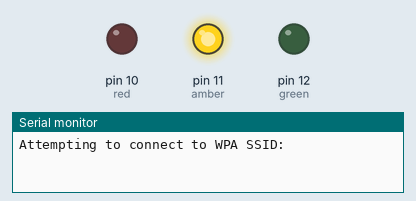
Simulated run of this sketch. Board: Arduino Mega 2560, built for the host (arithmetic inside an expression is 32-bit, double 64-bit). Parts: output pins drawn as LEDs (lit = HIGH), the last lines printed to the serial monitor. WiFi joins after 1.5 s; servers stay silent unless stated; uploads are accepted with an empty reply; not simulated (calls return 0 or success): Secrets.h.

Above: at 0.1 s.
At 1.6 s:
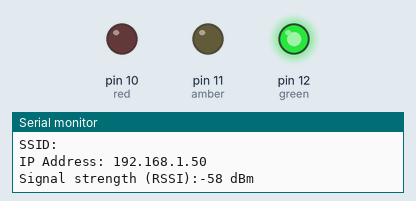
Timing chart, 0 to 3.1 s (numbered marks = the images above):
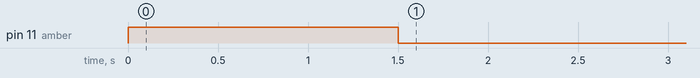

The sketch:

talkToCondourama.ino
```cpp
/*
 WiFiEsp example: WebClientRepeating

 This sketch connects to a web server and makes an HTTP request
 using an Arduino ESP8266 module.
 It repeats the HTTP call each 10 seconds.

 For more details see: http://yaab-arduino.blogspot.com/p/wifiesp.html
*/

#include "WiFiEsp.h"
#include "Secrets.h"
// Emulate Serial1 on pins 6/7 if not present
#ifndef HAVE_HWSERIAL1
#include "SoftwareSerial.h"
SoftwareSerial Serial1(2, 3); // RX, TX
#endif

int green = 12;
int amber = 11;
int red = 10;
int colors[] = {green, red, amber};
char ssid[] = SECRET_SSID;          // your network SSID (name)
char pass[] = SECRET_PASS;        // your network password
int status = WL_IDLE_STATUS;     // the Wifi radio's status

char server[] = "condourama.com";

unsigned long lastConnectionTime = 0;         // last time you connected to the server, in milliseconds
const unsigned long postingInterval = 10000L; // delay between updates, in milliseconds

// Initialize the Ethernet client object
WiFiEspClient client;

void setLED(int color) {
  for(int i = 0; i < sizeof(colors)/sizeof(colors[0]); i++) {

      digitalWrite(colors[i], colors[i] == color ? HIGH : LOW);

  }
}

void setup()
{

  // initialize serial for debugging
  Serial.begin(115200);
  // initialize serial for ESP module
  Serial1.begin(9600);

   pinMode (green, OUTPUT);
   pinMode (amber, OUTPUT);
   pinMode (red, OUTPUT);
  setLED(amber);
  // initialize ESP module
  WiFi.init(&Serial1);

  // check for the presence of the shield
  if (WiFi.status() == WL_NO_SHIELD) {
    Serial.println("WiFi shield not present");
    // don't continue
    while (true);
  }

  // attempt to connect to WiFi network
  while ( status != WL_CONNECTED) {
    Serial.print("Attempting to connect to WPA SSID: ");
    Serial.println(ssid);
    // Connect to WPA/WPA2 network
    status = WiFi.begin(ssid, pass);
    setLED(amber);
  }
  setLED(green);
  Serial.println("You're connected to the network");

  printWifiStatus();
}

void loop()
{
  // if there's incoming data from the net connection send it out the serial port
  // this is for debugging purposes only
  while (client.available()) {
    char c = client.read();
    Serial.write(c);
  }

  // if 10 seconds have passed since your last connection,
  // then connect again and send data
  if (millis() - lastConnectionTime > postingInterval) {
    httpRequest();
  }
}

// this method makes a HTTP connection to the server
void httpRequest()
{
  Serial.println();

  // close any connection before send a new request
  // this will free the socket on the WiFi shield
  client.stop();

  // if there's a successful connection
  if (client.connect(server, 80)) {
    Serial.println("Connecting...");

    // send the HTTP PUT request
    client.println(F("GET / HTTP/1.1"));
    client.println(F("Host: arduino.cc"));
    client.println("Connection: close");
    client.println();

    // note the time that the connection was made
    lastConnectionTime = millis();
    setLED(green);
  }
  else {
    setLED(red);
    // if you couldn't make a connection
    Serial.println("Connection failed");
  }
}


void printWifiStatus()
{
  // print the SSID of the network you're attached to
  Serial.print("SSID: ");
  Serial.println(WiFi.SSID());

  // print your WiFi shield's IP address
  IPAddress ip = WiFi.localIP();
  Serial.print("IP Address: ");
  Serial.println(ip);

  // print the received signal strength
  long rssi = WiFi.RSSI();
  Serial.print("Signal strength (RSSI):");
  Serial.print(rssi);
  Serial.println(" dBm");
}
```
